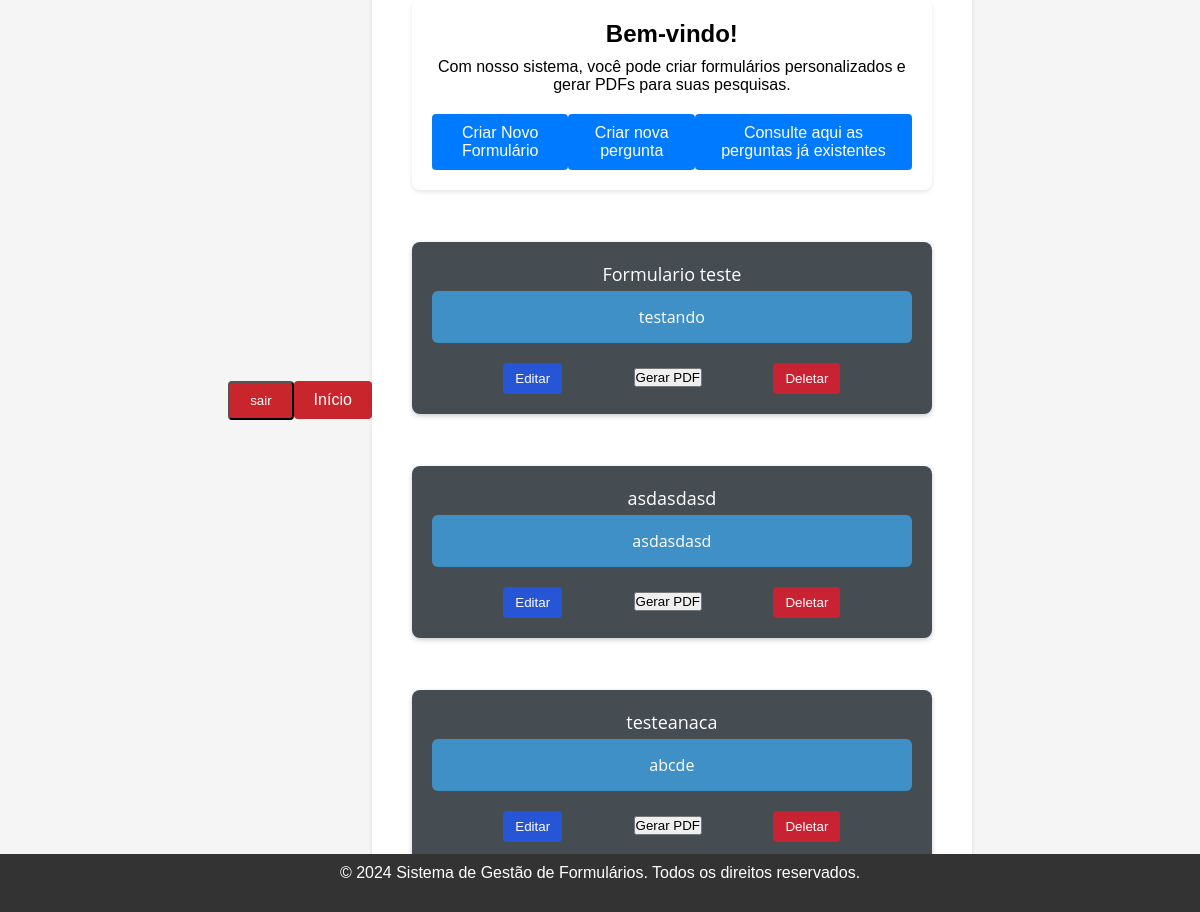
The app's page / (signed in), older data.
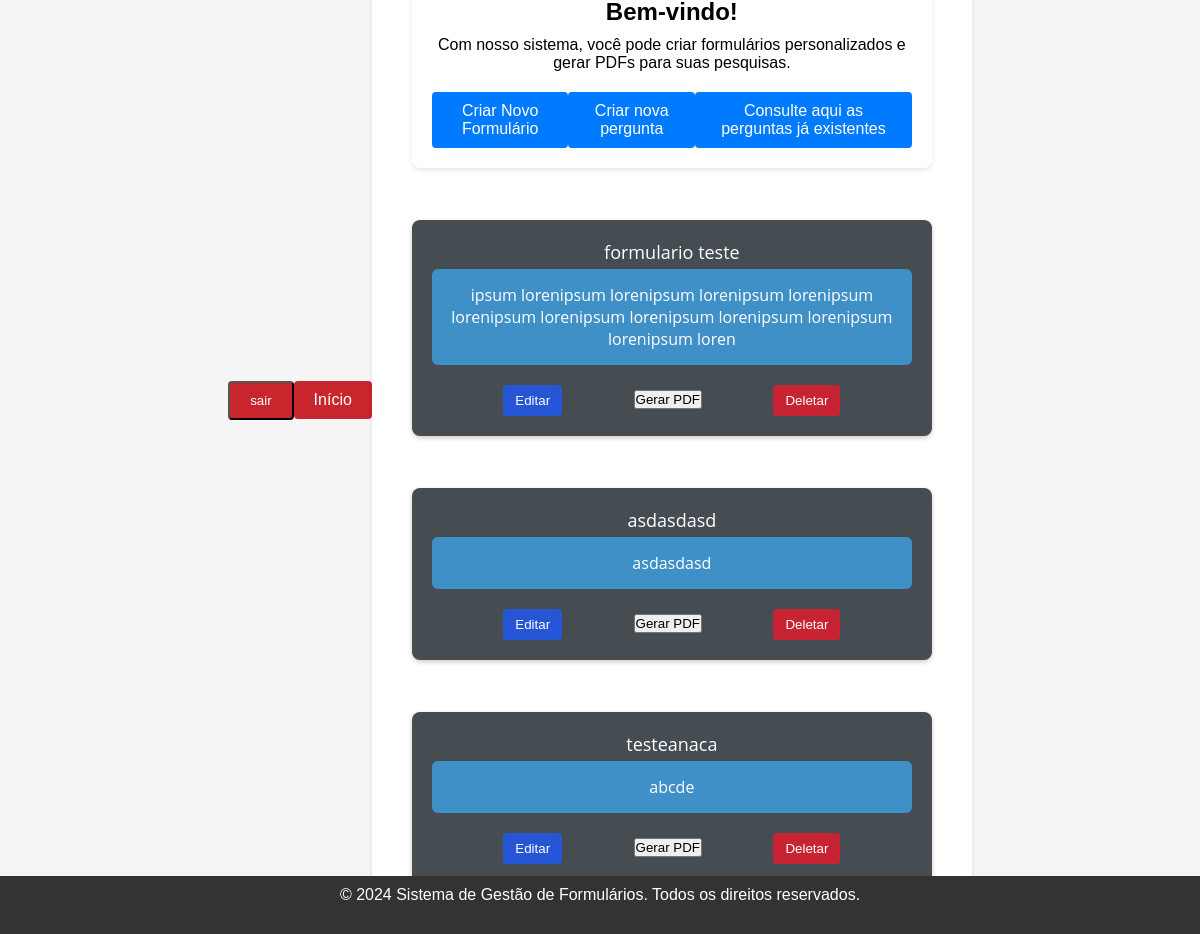
The same page, newer data.
### formulario/models.py (models this page shows)
class Formulario(models.Model):
    nome = models.CharField(max_length=200)
    descricao = models.TextField(max_length=2000, blank=True, null=True)
    data_criacao = models.DateTimeField(auto_now_add=True, blank=True, null=True)
    data_atualizacao = models.DateTimeField(auto_now=True)
    ativo = models.BooleanField(default=True)
    author = models.ForeignKey("auth.User", on_delete=models.CASCADE)
    def __str__(self):
        return self.nome

### formulario/views.py (the view)
# urls.py: path('', views.index, name='index'),
@login_required
def index(request):
    all_forms = Formulario.objects.filter(author=request.user).order_by('-data_criacao')
    print(all_forms)
    return render(request, 'formulario/index.html', {'formularios': all_forms, 'user': request.user})

### formulario/templates/formulario/index.html (shortened to what this page needs)
{% extends "formulario/base.html" %}
{% block content %}
<main>
    <div class="container">
        <h2>Bem-vindo!</h2>
        <p>Com nosso sistema, você pode criar formulários personalizados e gerar PDFs para suas pesquisas.</p>
        <div class="buttons-container">
            <a class="button" href="/novo">Criar Novo Formulário</a>
            <a class="button" href="/selecionar-tipo/">Criar nova pergunta</a>
            <a class="button" href="{% url 'listagem_perguntas' %}" >Consulte aqui as perguntas já existentes</a>
        </div>
    </div>
    {% for formulario in formularios %}
    <div class="caixas container">
        <a href="{% url 'formulario' formulario.id %}" class="link">{{ formulario.nome }}</a>
        <p class="caixas-descricao">{{ formulario.descricao }}</p>
        <div class="para_lado">
            <form action="{% url 'editar' formulario.id %}" method="GET">
                <button type="submit" class="editar-formulario">Editar</button>
            </form>
            <form action="{% url 'gerar_pdf' formulario.id %}" method="GET">
                <button type="submit" class="gerar-pdf">Gerar PDF</button>
            </form>
            <form action="{% url 'deletar' formulario.id %}" method="POST">
                <button type="submit" class="deletar-formulario">Deletar</button>
            </form>
        </div>
    </div>
    {% endfor %}
</main>
<footer>
    <p>&copy; 2024 Sistema de Gestão de Formulários. Todos os direitos reservados.</p>
</footer>
{% endblock %}

### formulario/templates/formulario/base.html (shortened to what this page needs)
{% load static %}
<!DOCTYPE html>
<html lang="pt-BR">
<head>
    <link rel="stylesheet" href="{% static 'css/style1.css' %}">
</head>
  <body>
    {% if user.is_authenticated %}
    <form action="{% url 'logout' %}" method="post">
      <button type="submit" class="sair">sair</button>
    </form>
    <a href="{% url 'index' %}"
    class="sair">Início</a>
    {% endif %}
    <main class="container">{% block content %}{% endblock %}</main>
  </body>
</html>

### formulario/static/css/style1.css (style rules this page uses)
.link { color: white; text-decoration: none; }
.para_lado { flex-direction: row; display: flex; justify-content:space-evenly; }
.editar-formulario { background-color: #2655d6; color: white; border: none; padding: 8px 12px; border-radius: 4px; cursor: pointer; }
.editar-formulario { background-color: #2655d6; }
.deletar-formulario { background-color: #dc3545; color: white; border: none; padding: 8px 12px; border-radius: 4px; cursor: pointer; }
.deletar-formulario { background-color: #c82333; }
* { margin: 0; padding: 0; box-sizing: border-box; }
body, html { height: 100%; font-family: Arial, sans-serif; background-color: #f5f5f5; display: flex; justify-content: center; align-items: center; text-align: center; }
footer { background-color: #333; color: #fff; padding: 10px; position: fixed; bottom: 0; left: 0; right: 0; width: 100%; }
body { font-family: Arial, sans-serif; background-color: #f5f5f5; }
main { padding: 20px; }
.container { max-width: 600px; margin: 0 auto; background-color: #fff; border-radius: 8px; padding: 20px; box-shadow: 0 2px 4px rgba(0, 0, 0, 0.1); }
.container h2 { font-size: 24px; margin-bottom: 10px; }
.container p { font-size: 16px; margin-bottom: 20px; }
.buttons-container { display: flex; justify-content: space-between; }
.button { display: inline-block; padding: 10px 20px; background-color: #007bff; color: #fff; text-decoration: none; border-radius: 4px; transition: background-color 0.3s ease; }
.caixas { flex-direction: column; margin-top: 10%; background-color: #454d53; font-family: "Open Sans", sans-serif; font-size: 18px; padding: 20px; margin-bottom: 10px; border-radius: 8px; box-shadow: 0 2px 5px rgba(0, 0, 0, 0.2); color: #fff; }
.caixas-descricao { width: 100%; background-color: #4090C8; font-family: "Open Sans", sans-serif; font-size: 16px; padding: 15px; margin-top: 5px; border-radius: 6px; color: #fff; }
.sair { background-color: #C9252D; color: #fff; padding: 10px 20px; border-radius: 4px; cursor: pointer; text-decoration: none; transition: background-color 0.3s ease; }

Row changes from the older to the newer data that the page shows:
changed Formulario: nome "Formulario teste" → "formulario teste"; descricao "testando" → "ipsum lorenipsum lorenipsum lorenipsum lorenipsum lorenipsum lorenipsum lorenipsum lorenipsum lorenipsum lorenipsum loren"
